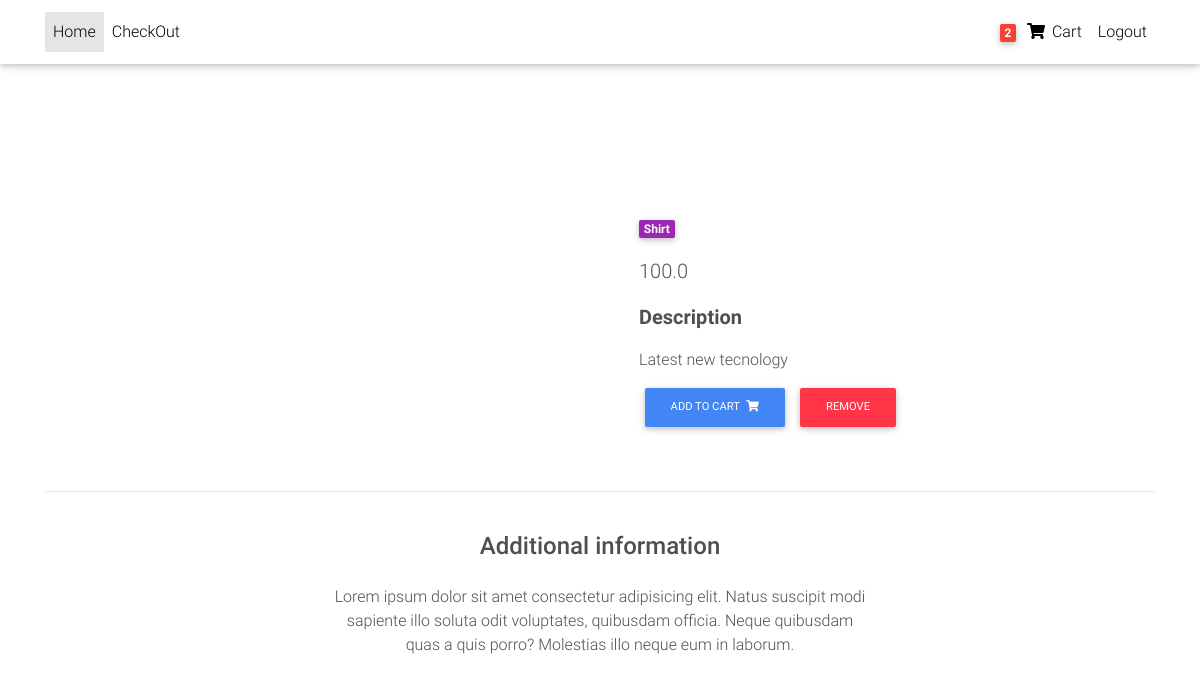
/product/test-product-3/ (signed in), run on the app's committed database.
### core/models.py (models this page shows, shortened)
class Order(models.Model):
    user = models.ForeignKey(settings.AUTH_USER_MODEL,on_delete=models.CASCADE)
    items=models.ManyToManyField(OrderItems)
    start_date=models.DateTimeField(auto_now_add=True)
    order_date=models.DateTimeField()
    ordered=models.BooleanField(default=False)
    billing_address=models.ForeignKey('BillingAddress',on_delete=models.SET_NULL,blank=True,null=True)

class Items(models.Model):
    title=models.CharField(max_length=100);
    price=models.FloatField();
    discount_price=models.FloatField(blank=True,null=True);
    category=models.CharField(choices=CATEGRIES_CHOICES,max_length=2);
    label=models.CharField(choices=LABEL_CHOICES,max_length=1);
    slug=models.SlugField();
    description=models.TextField(default="Latest new tecnology");
    def get_add_to_cart_url(self):
        return reverse("core:add-to-cart",kwargs={
            'slug':self.slug
        })
    def get_remove_from_cart_url(self):
        return reverse("core:remove-from-cart",kwargs={
            'slug':self.slug
        })

### core/views.py (the view)
# urls.py: path('product/<slug>/', ItemDetailView.as_view(), name='product'),
class ItemDetailView(DetailView):
    model=Items
    template_name="product.html"

### core/templatetags/cart_template_tags.py (called while the page is built)
@register.filter
def cart_item_count(user):
    if user.is_authenticated:
        qs=Order.objects.filter(user=user,ordered=False)
        if(qs.exists()):
            return qs[0].items.count()
    return 0

### templates/product.html (shortened to what this page needs)
{% load static %}
{% include "base.html" %}
<!DOCTYPE html>
<html lang="en">
<body>
  <main class="mt-5 pt-4">
    <div class="container dark-grey-text mt-5">
      <div class="row wow fadeIn">
        <div class="col-md-6 mb-4">
        </div>
        <div class="col-md-6 mb-4">
          <div class="p-4">
            <div class="mb-3">
              <a href="">
                <span class="badge purple mr-1">{{ object.get_category_display}}</span>
              </a>
            </div>
            <p class="lead">
              {% if object.discount_price %}
              <span class="mr-1">
                <del>{{ object.price }}</del>
              </span>
              <span>{{ object.discount_price }}</span>
              {% else %}
              <span>{{ object.price }}</span>
              {% endif %}
            </p>
            <p class="lead font-weight-bold">Description</p>
            <p>{{ object.description }}</p>
            <a href="{{ object.get_add_to_cart_url }}" class="btn btn-primary btn-md my-0 p">Add to cart
              <i class="fas fa-shopping-cart ml-1"></i>
            </a>
            <a href="{{ object.get_remove_from_cart_url }}" class="btn btn-danger btn-md my-0 p">Remove
            </a>
          </div>
        </div>
      </div>
      <hr>
      <div class="row d-flex justify-content-center wow fadeIn">
        <div class="col-md-6 text-center">
          <h4 class="my-4 h4">Additional information</h4>
          <p>Lorem ipsum dolor sit amet consectetur adipisicing elit. Natus suscipit modi sapiente illo soluta odit
            voluptates,
            quibusdam officia. Neque quibusdam quas a quis porro? Molestias illo neque eum in laborum.</p>
        </div>
      </div>
      <div class="row wow fadeIn">
        <div class="col-lg-4 col-md-12 mb-4">
        </div>
        <div class="col-lg-4 col-md-6 mb-4">
        </div>
        <div class="col-lg-4 col-md-6 mb-4">
        </div>
      </div>
    </div>
  </main>
</body>
</html>

### templates/navbar.html (shortened to what this page needs)
{% load cart_template_tags %}
<nav class="navbar fixed-top navbar-expand-lg navbar-light white scrolling-navbar">
    <div class="container">
        <div class="collapse navbar-collapse" id="navbarSupportedContent">
            <ul class="navbar-nav mr-auto">
                <li class="nav-item active">
                    <a class="nav-link waves-effect" href="/">Home
                    </a>
                </li>
                <li class="nav-item">
                    <a class="nav-link waves-effect" href="checkout/" target="_blank">CheckOut </a>
                </li>
            </ul>
            <ul class="navbar-nav nav-flex-icons">
                {% if request.user.is_authenticated %}
                <li class="nav-item">
                    <a href="{% url 'core:order-summary' %}" class="nav-link waves-effect">
                        <span class="badge red z-depth-1 mr-1"> {{ request.user|cart_item_count }} </span>
                        <i class="fas fa-shopping-cart"></i>
                        <span class="clearfix d-none d-sm-inline-block"> Cart </span>
                    </a>
                </li>
                <li class="nav-item">
                    <a class="nav-link waves-effect" href="{% url 'account_logout' %}">
                        <span class="clearfix d-none d-sm-inline-block"> Logout </span>
                    </a>
                </li>
                {% endif %}
            </ul>
        </div>
    </div>
</nav>

### templates/base.html (style rules this page uses)
html, body, header, .carousel { height: 60vh; }

### data on the page
Items: category "Shirt", price "100.0", description "Latest new tecnology"

### other printed values
{{ request.user|cart_item_count }} "2"
